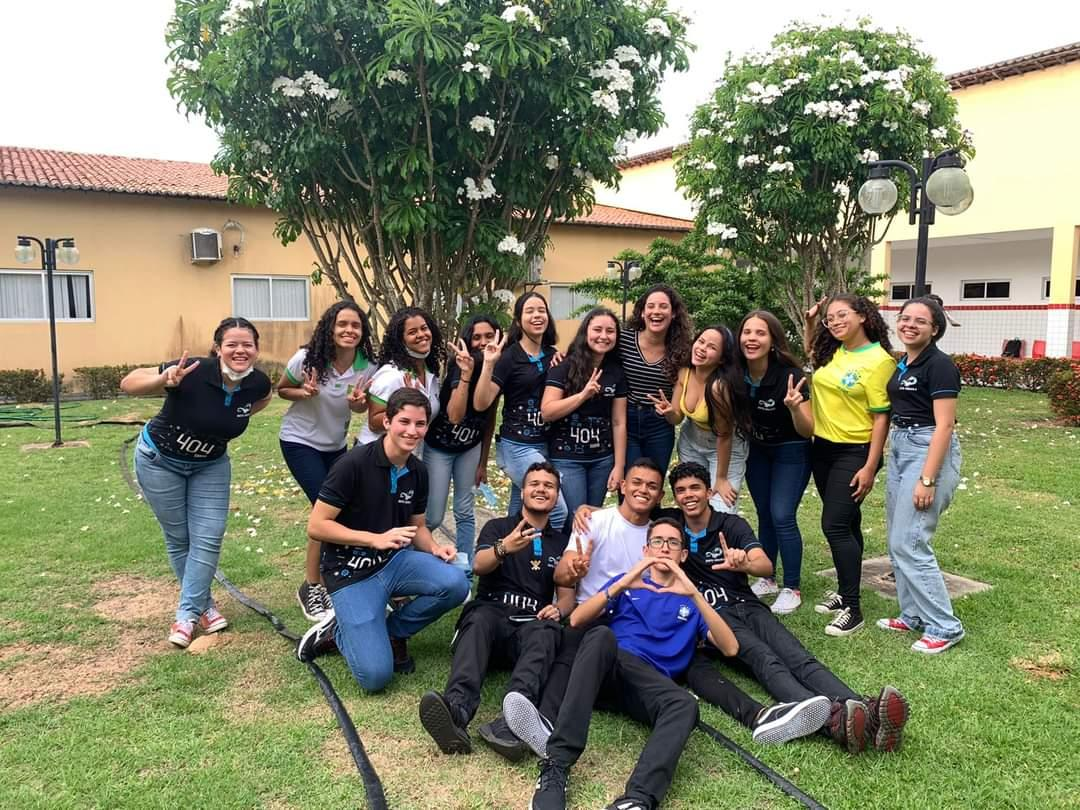
#> input picture Testes/fotos/img7.jpg, 1080 x 810 px, found by its file name
$ python deteccao.py
#> lines starting #> are read from the running program, lines starting #| are printed output that depends on the picture; after the words box and inside, x2 and y2 are one past the last pixel; in counts of white or black regions, pixels touching at a corner belong together
import cv2

winName = 'Faces'
cv2.namedWindow(winName, cv2.WINDOW_GUI_NORMAL)
cv2.setWindowProperty(winName, cv2.WND_PROP_AUTOSIZE, cv2.WINDOW_AUTOSIZE)

carrega = cv2.CascadeClassifier("OpenCv/cascade/haarcascade_frontalface_alt.xml")

image = cv2.imread("fotos\\img7.jpg")
#> image is the input picture: shape (810, 1080, 3); mean B, G, R 104.1, 128.5, 125.9

grayimage = cv2.cvtColor(image, cv2.COLOR_BGR2GRAY)
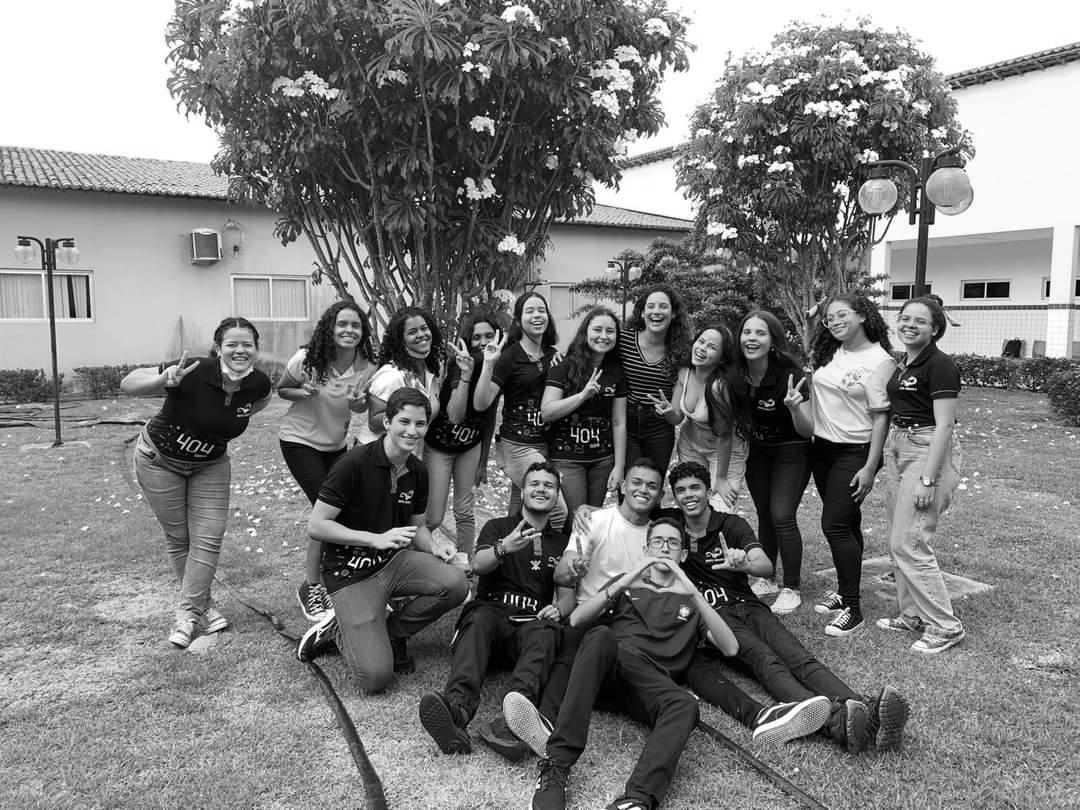
#> grayimage: shape (810, 1080); min 0, max 255, mean 125

faces = carrega.detectMultiScale(grayimage, scaleFactor=1.06, minNeighbors=3, minSize=(30, 30))
#> faces = 15 rows, first 6: [637, 290, 40, 40], [517, 296, 37, 37], [329, 309, 40, 40], [401, 316, 37, 37], [584, 315, 39, 39], [733, 316, 42, 42]

print(faces)
#> (printed output is left out)

for (x, y, l, a) in faces:
    #arq, location, tamanho, color, espessura
    cv2.rectangle(image, (x, y), (x+l, y+a), (0, 255, 0), 2)
#> this loop made 15 passes
#> (x, y, l, a) on passes 1 to 12: (637, 290, 40, 40), (517, 296, 37, 37), (329, 309, 40, 40), (401, 316, 37, 37), (584, 315, 39, 39), (733, 316, 42, 42), (466, 323, 37, 37), (219, 328, 42, 42), (521, 469, 40, 40), (644, 524, 43, 43), (820, 301, 36, 36), (669, 473, 41, 41)
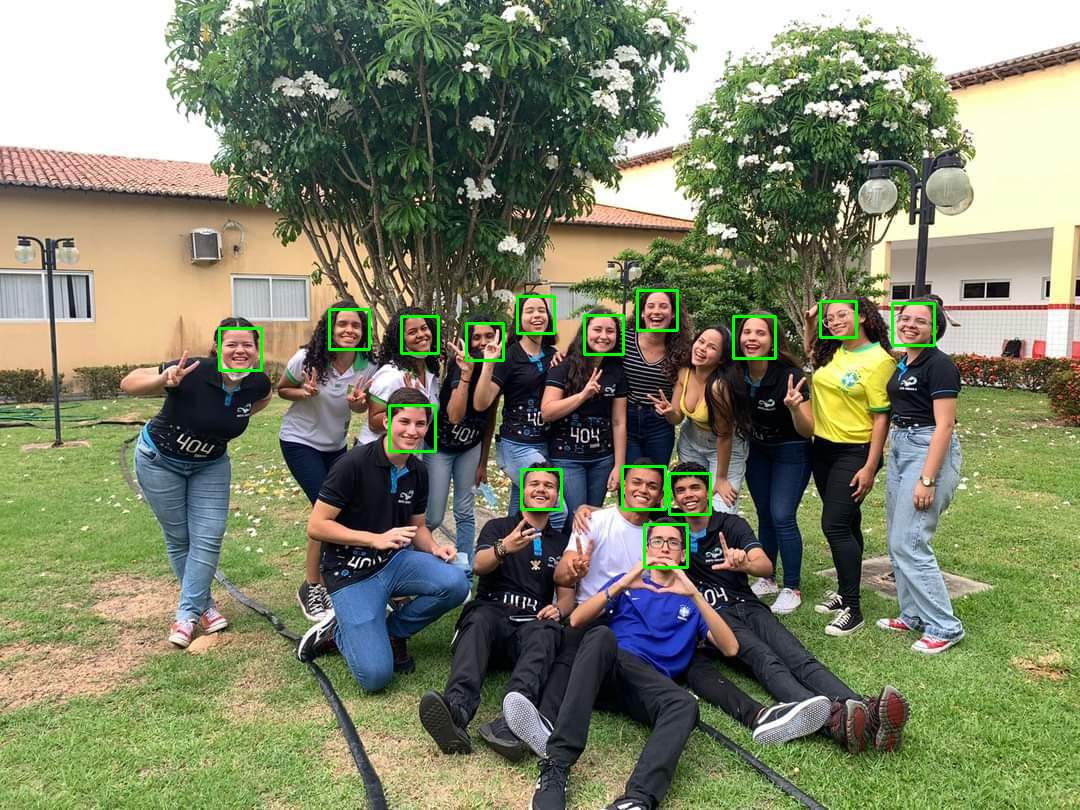
#> image: shape (810, 1080, 3); 0.82% of pixels changed, all inside (x1, y1, x2, y2) = (218, 289, 936, 569)

cv2.imshow(winName, image)

if (cv2.waitKey(0)) :
#> (key Esc is pressed here)
    cv2.destroyAllWindows()

$ run again, with Testes/fotos/img2.jpg copied over Testes/fotos/img7.jpg
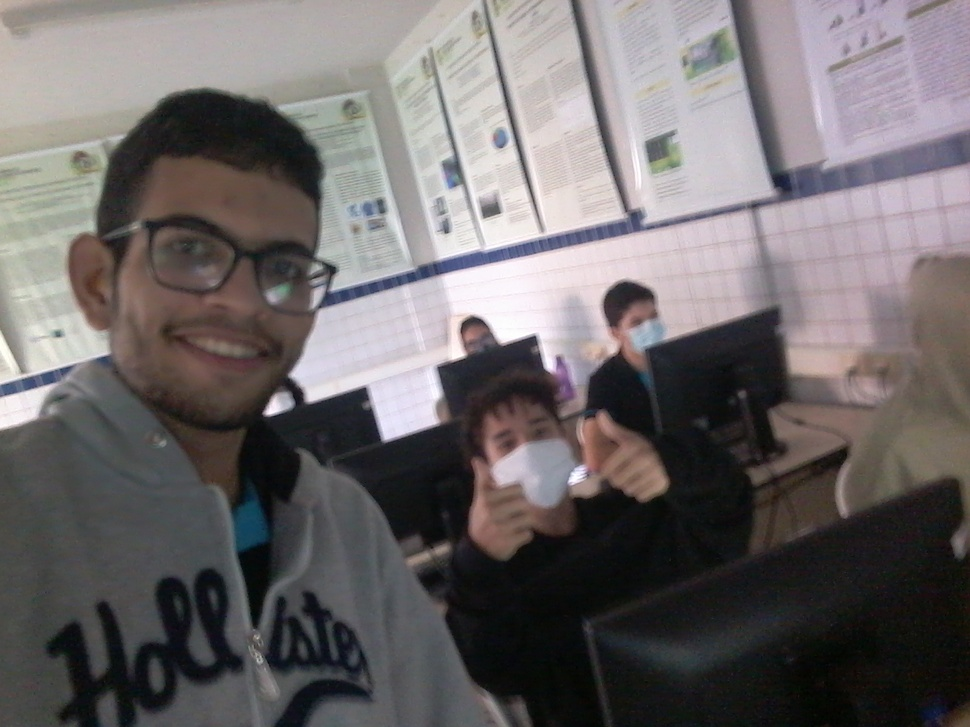
#> input picture Testes/fotos/img2.jpg, 970 x 727 px, shrunk from 1600 x 1200 before the run, found by its file name
#> image is the input picture: shape (727, 970, 3); mean B, G, R 105.5, 104.6, 109.4
#> `grayimage = cv2.cvtColor(image, cv2.COLOR_BGR2GRAY)`:
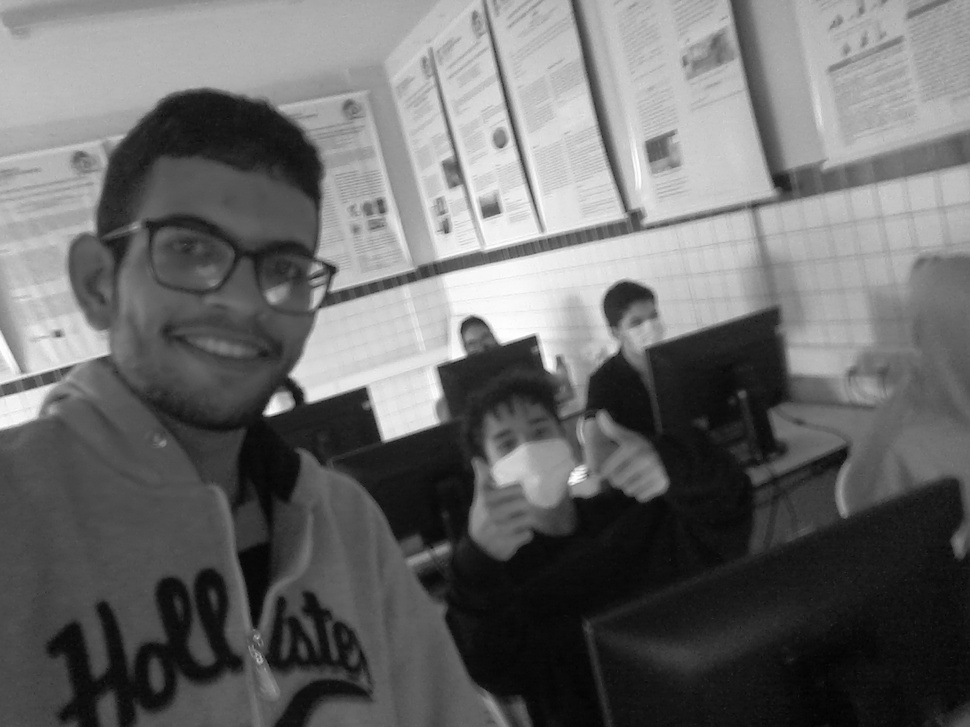
#> grayimage: shape (727, 970); min 2, max 255, mean 106.2
#> faces = [[96, 154, 254, 254]]
#| [[ 96 154 254 254]]
#> the loop `for (x, y, l, a) in faces:` made 1 pass
#> after the loop `for (x, y, l, a) in faces:`:
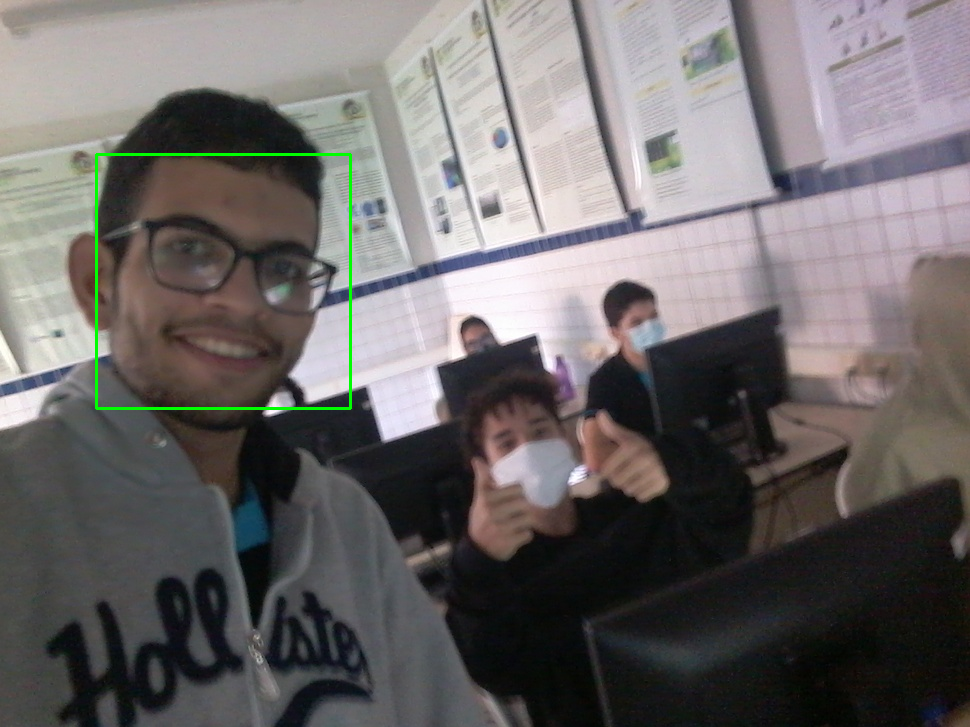
#> image: shape (727, 970, 3); 0.43% of pixels changed, all inside (x1, y1, x2, y2) = (95, 153, 352, 410)

$ run again, with Testes/fotos/img3.jpg copied over Testes/fotos/img7.jpg
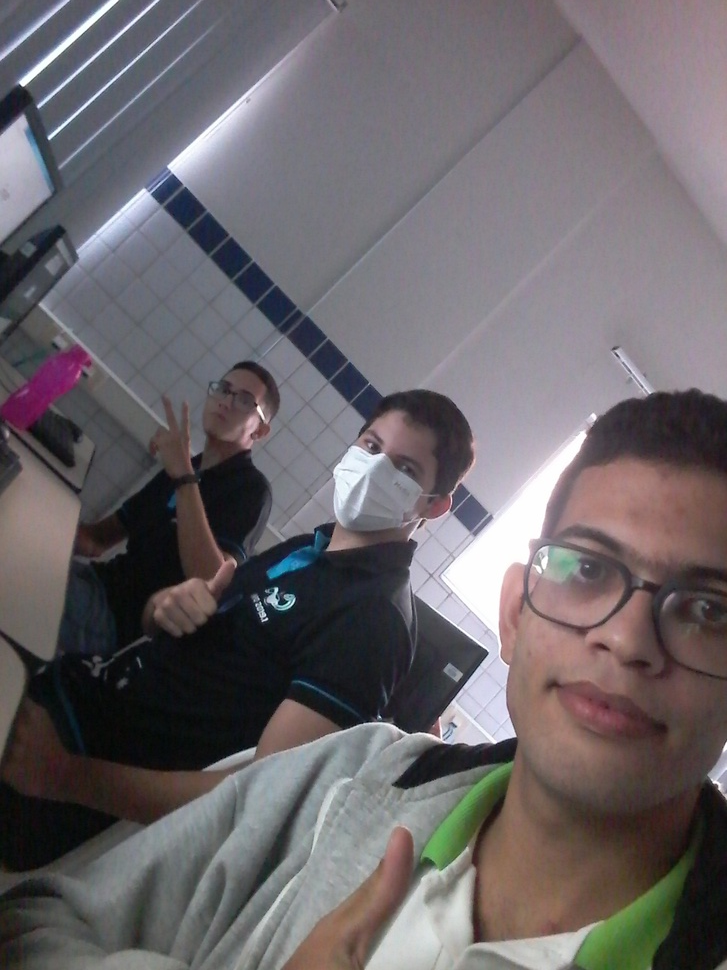
#> input picture Testes/fotos/img3.jpg, 727 x 970 px, shrunk from 1200 x 1600 before the run, found by its file name
#> image is the input picture: shape (970, 727, 3); mean B, G, R 104.7, 101.2, 106.5
#> `grayimage = cv2.cvtColor(image, cv2.COLOR_BGR2GRAY)`:
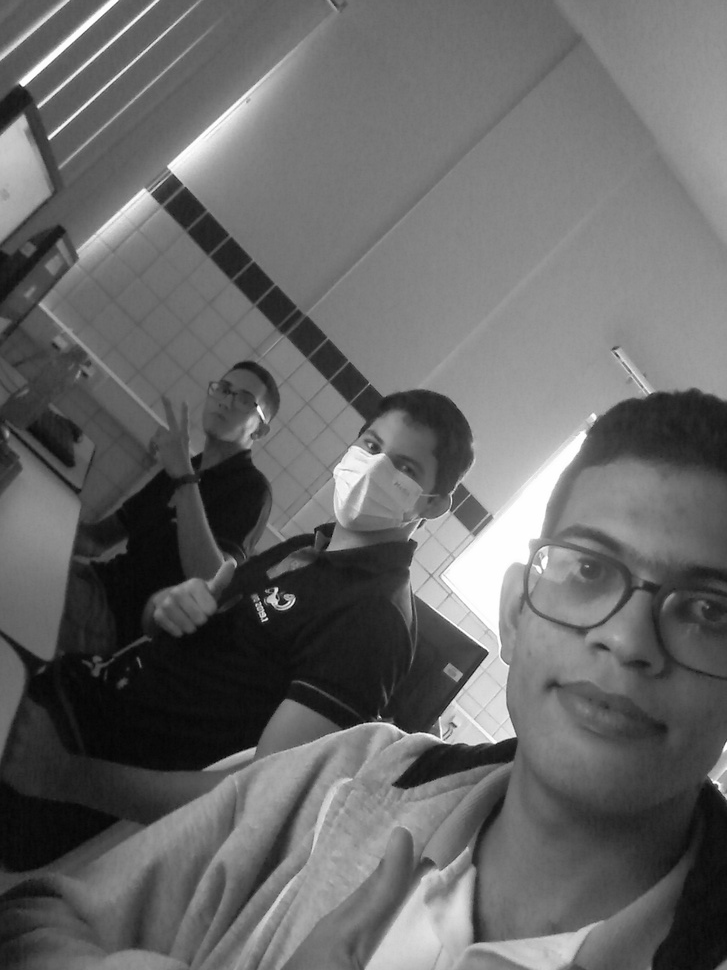
#> grayimage: shape (970, 727); min 4, max 255, mean 103.2
#> faces = ()

$ run again, with Testes/fotos/img4.jpg copied over Testes/fotos/img7.jpg
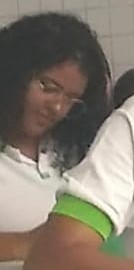
#> input picture Testes/fotos/img4.jpg, 134 x 270 px, found by its file name
#> image is the input picture: shape (270, 134, 3); mean B, G, R 110.5, 123.1, 132.3
#> `grayimage = cv2.cvtColor(image, cv2.COLOR_BGR2GRAY)`:
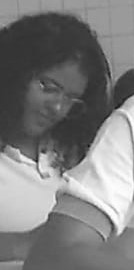
#> grayimage: shape (270, 134); min 21, max 254, mean 124.4
#> faces = ()
